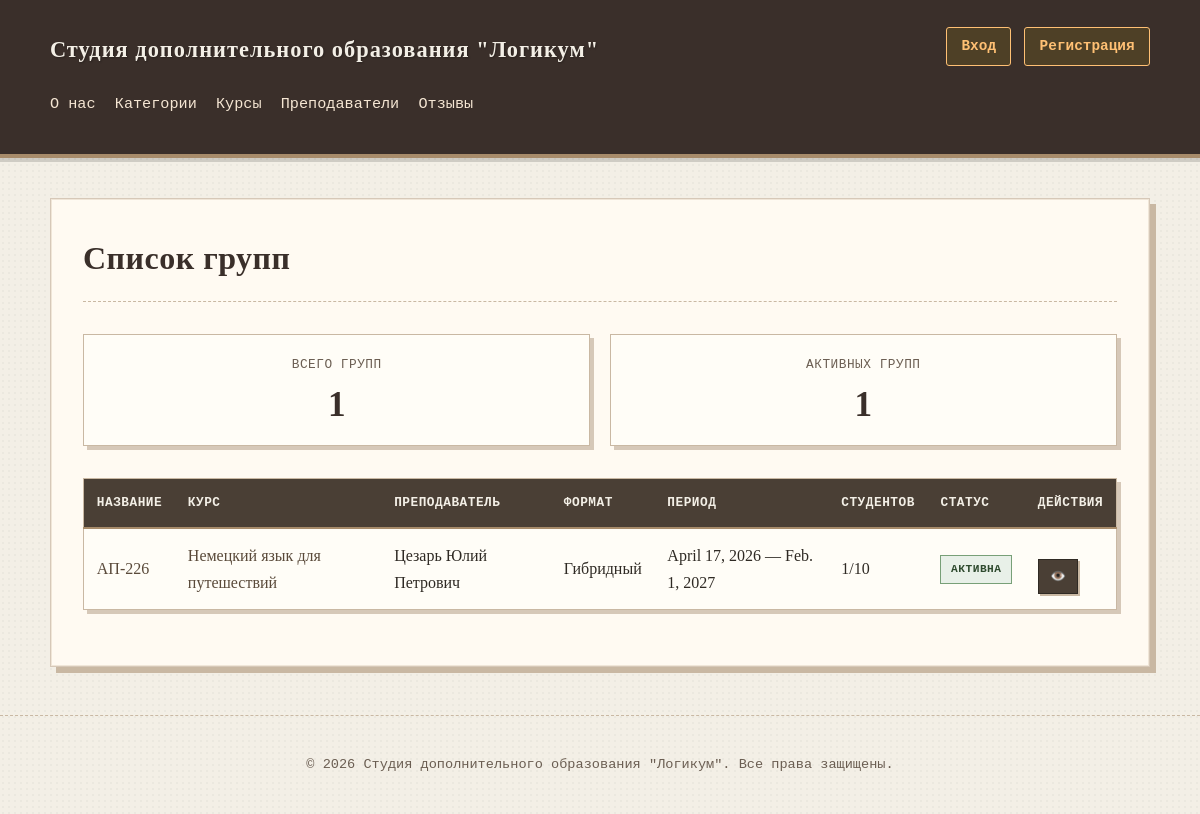
The page /education/groups/ on the database as committed earlier.
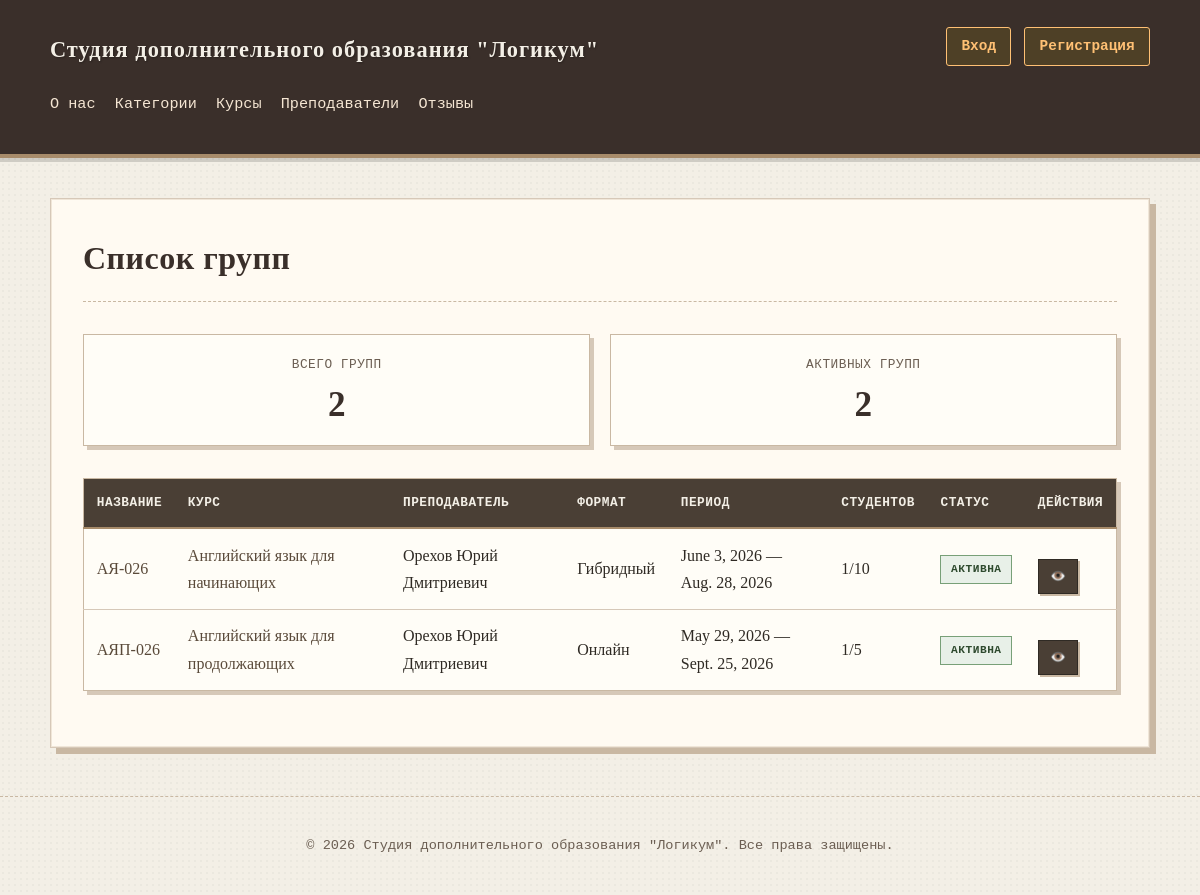
The same page on the database as committed later.
### education/models.py (models this page shows, shortened)
class Group(models.Model):
    FORMAT_CHOICES = [
        ('offline', 'Очно'),
        ('online', 'Онлайн'),
        ('hybrid', 'Гибридный'),
    ]
    course = models.ForeignKey(Course, on_delete=models.CASCADE, related_name='groups', verbose_name="Курс")
    teacher = models.ForeignKey(Teacher, on_delete=models.SET_NULL, null=True, related_name='groups', verbose_name="Преподаватель")
    name = models.CharField(max_length=100, verbose_name="Название группы")
    start_date = models.DateField(verbose_name="Дата начала")
    end_date = models.DateField(verbose_name="Дата окончания")
    format = models.CharField(max_length=20, choices=FORMAT_CHOICES, verbose_name="Формат обучения")
    max_students = models.PositiveIntegerField(default=10, verbose_name="Макс. студентов")
    is_active = models.BooleanField(default=True, verbose_name="Активна")
    class Meta:
        db_table = 'groups'
        verbose_name = 'Группа'
        verbose_name_plural = 'Группы'
        ordering = ['-start_date']

class Course(models.Model):
    class Status(models.IntegerChoices):
        DRAFT = 0, 'Черновик'
        PUBLISHED = 1, 'Опубликован'
    category = models.ForeignKey(
        Category,
        on_delete=models.SET_NULL,
        null=True,
        related_name='courses',
        verbose_name="Категория"
    )
    title = models.CharField(max_length=100, verbose_name="Название")
    slug = models.SlugField(max_length=100, unique=True, db_index=True, verbose_name="URL")
    description = models.TextField(verbose_name="Краткое описание")
    full_description = models.TextField(blank=True, verbose_name="Полное описание")
    duration_hours = models.IntegerField(verbose_name="Длительность (часы)")
    price = models.DecimalField(max_digits=10, decimal_places=2, verbose_name="Стоимость")
    status = models.IntegerField(
        choices=Status.choices,
        default=Status.DRAFT,
        verbose_name="Статус"
    )
    time_create = models.DateTimeField(auto_now_add=True, verbose_name="Дата создания")
    time_update = models.DateTimeField(auto_now=True, verbose_name="Дата изменения")
    class Meta:
        db_table = 'courses'
        verbose_name = 'Курс'
        verbose_name_plural = 'Курсы'
        ordering = ['-time_create']
    def get_absolute_url(self):
        return reverse('course-detail-slug', kwargs={'course_slug': self.slug})

class Teacher(models.Model):
    user = models.OneToOneField(
        User,
        on_delete=models.CASCADE,
        null=True,
        blank=True,
        related_name='teacher_profile',
        verbose_name="Пользователь"
    )
    first_name = models.CharField(max_length=50, verbose_name="Имя")
    last_name = models.CharField(max_length=50, verbose_name="Фамилия")
    middle_name = models.CharField(max_length=50, blank=True, verbose_name="Отчество")
    specialization = models.CharField(max_length=100, verbose_name="Специализация")
    phone = models.CharField(max_length=20, verbose_name="Телефон")
    email = models.EmailField(max_length=100, blank=True, verbose_name="Email")
    bio = models.TextField(blank=True, verbose_name="Биография")
    photo = models.ImageField(
        upload_to='teachers/%Y/%m/',
        blank=True,
        null=True,
        verbose_name="Фото",
        validators=[
            FileExtensionValidator(allowed_extensions=['jpg', 'jpeg', 'png', 'gif']),
            validate_image_size
        ],
        help_text="Поддерживаются форматы: JPG, PNG, GIF. Максимальный размер: 5 МБ"
    )
    is_active = models.BooleanField(default=True, verbose_name="Активен")
    class Meta:
        db_table = 'teachers'
        verbose_name = 'Преподаватель'
        verbose_name_plural = 'Преподаватели'
        ordering = ['last_name', 'first_name']
    def get_full_name(self):
        parts = [self.last_name, self.first_name]
        if self.middle_name:
            parts.append(self.middle_name)
        return ' '.join(parts)

### education/views.py (the view)
# urls.py: path('groups/', views.groups_list, name='groups-list'),
def groups_list(request):
    groups = Group.objects.select_related('course', 'teacher').all().order_by('-start_date')
    active_groups = groups.filter(is_active=True)
    data = {
        'title': 'Список групп',
        'groups': groups,
        'active_count': active_groups.count(),
        'total_count': groups.count(),
    }
    return render(request, 'education/groups_list.html', data)

### education/context_processors.py (called while the page is built, shortened)
def user_groups(request):
    if request.user.is_authenticated:
        groups = list(request.user.groups.values_list('name', flat=True))
        return {'user_groups': groups}
    return {'user_groups': []}

def user_permissions(request):
    context = {
        'user_groups': [],
        'is_admin': False,
        'is_teacher': False,
        'is_student': False,
        'is_marketer': False,
    }
    return context

### education/templates/education/groups_list.html (shortened to what this page needs)
{% extends 'base.html' %}
{% block content %}
    <div class="page-header">
        <h1>{{ title }}</h1>
    </div>
    <div class="stats-section">
        <div class="stats-grid">
            <div class="stat-card">
                <span class="stat-label">Всего групп</span>
                <span class="stat-value">{{ total_count }}</span>
            </div>
            <div class="stat-card">
                <span class="stat-label">Активных групп</span>
                <span class="stat-value">{{ active_count }}</span>
            </div>
        </div>
    </div>
    {% if groups %}
    <table class="groups-table">
        <thead>
            <tr>
                <th>Название</th>
                <th>Курс</th>
                <th>Преподаватель</th>
                <th>Формат</th>
                <th>Период</th>
                <th>Студентов</th>
                <th>Статус</th>
                <th>Действия</th>
            </tr>
        </thead>
        <tbody>
            {% for group in groups %}
            <tr>
                <td><a href="{% url 'group-detail' group.id %}">{{ group.name }}</a></td>
                <td><a href="{{ group.course.get_absolute_url }}">{{ group.course.title }}</a></td>
                <td>{{ group.teacher.get_full_name|default:"—" }}</td>
                <td>{{ group.get_format_display }}</td>
                <td>{{ group.start_date }} — {{ group.end_date }}</td>
                <td>{{ group.enrollments.count }}/{{ group.max_students }}</td>
                <td>
                    {% if group.is_active %}
                    <span class="badge badge-success">Активна</span>
                    {% else %}
                    <span class="badge badge-inactive">Неактивна</span>
                    {% endif %}
                </td>
                <td class="actions">
                    <a href="{% url 'group-detail' group.id %}" class="btn btn-small">👁️</a>
                </td>
            </tr>
            {% endfor %}
        </tbody>
    </table>
    {% else %}
    <p>Группы пока не созданы.</p>
    {% if is_admin %}
    <a href="{% url 'group-create' %}" class="btn btn-success">➕ Создать первую группу</a>
    {% endif %}
    {% endif %}
{% endblock %}

Rows that differ between the two databases and show on the page:
removed Group: name "АП-226", course "Немецкий язык для путешествий", teacher.get_full_name "Цезарь Юлий Петрович", format "Гибридный", start_date "April 17, 2026", end_date "Feb. 1, 2027", enrollments.count "1", max_students "10", is_active "АКТИВНА"
added Group: name "АЯ-026", course "Английский язык для начинающих", teacher.get_full_name "Орехов Юрий Дмитриевич", format "Гибридный", start_date "June 3, 2026", end_date "Aug. 28, 2026", enrollments.count "1", max_students "10", is_active "АКТИВНА"
added Group: name "АЯП-026", course "Английский язык для продолжающих", teacher.get_full_name "Орехов Юрий Дмитриевич", format "Онлайн", start_date "May 29, 2026", end_date "Sept. 25, 2026", enrollments.count "1", max_students "5", is_active "АКТИВНА"
Other text that changed with them:
{{ total_count }}: "1" → "2"
{{ active_count }}: "1" → "2"
